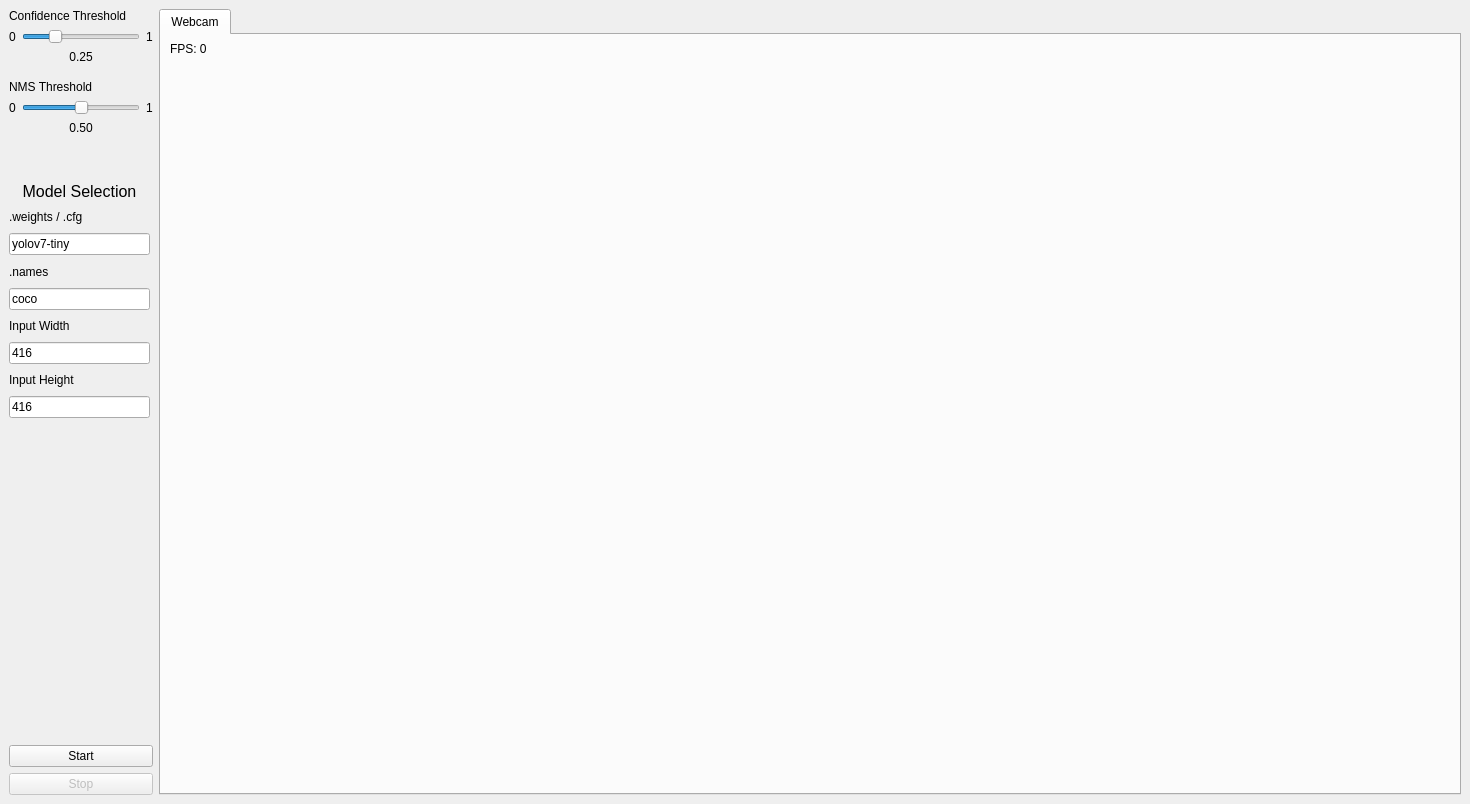
<?xml version="1.0" encoding="UTF-8"?>
<ui version="4.0">
 <class>MainWindow</class>
 <widget class="QMainWindow" name="MainWindow">
  <property name="geometry">
   <rect>
    <x>0</x>
    <y>0</y>
    <width>1470</width>
    <height>804</height>
   </rect>
  </property>
  <property name="acceptDrops">
   <bool>true</bool>
  </property>
  <property name="windowTitle">
   <string>YOLO Object Detection</string>
  </property>
  <widget class="QWidget" name="centralWidget">
   <layout class="QHBoxLayout" name="mainLayout">
    <item>
     <layout class="QVBoxLayout" name="settingsLayout">
      <item>
       <widget class="QLabel" name="confThresholdLabel">
        <property name="maximumSize">
         <size>
          <width>16777215</width>
          <height>20</height>
         </size>
        </property>
        <property name="text">
         <string>Confidence Threshold</string>
        </property>
       </widget>
      </item>
      <item>
       <layout class="QHBoxLayout" name="confSliderLayout">
        <item>
         <widget class="QLabel" name="confMinLabel">
          <property name="maximumSize">
           <size>
            <width>16777215</width>
            <height>20</height>
           </size>
          </property>
          <property name="text">
           <string>0</string>
          </property>
         </widget>
        </item>
        <item>
         <widget class="QSlider" name="confThresholdSlider">
          <property name="maximum">
           <number>100</number>
          </property>
          <property name="value">
           <number>25</number>
          </property>
          <property name="orientation">
           <enum>Qt::Horizontal</enum>
          </property>
         </widget>
        </item>
        <item>
         <widget class="QLabel" name="confMaxLabel">
          <property name="maximumSize">
           <size>
            <width>16777215</width>
            <height>20</height>
           </size>
          </property>
          <property name="text">
           <string>1</string>
          </property>
         </widget>
        </item>
       </layout>
      </item>
      <item>
       <widget class="QLabel" name="confValueLabel">
        <property name="maximumSize">
         <size>
          <width>16777215</width>
          <height>20</height>
         </size>
        </property>
        <property name="text">
         <string>0.25</string>
        </property>
        <property name="alignment">
         <set>Qt::AlignCenter</set>
        </property>
       </widget>
      </item>
      <item>
       <spacer name="verticalSpacer">
        <property name="orientation">
         <enum>Qt::Vertical</enum>
        </property>
        <property name="sizeType">
         <enum>QSizePolicy::Fixed</enum>
        </property>
        <property name="sizeHint" stdset="0">
         <size>
          <width>10</width>
          <height>10</height>
         </size>
        </property>
       </spacer>
      </item>
      <item>
       <widget class="QLabel" name="nmsThresholdLabel">
        <property name="maximumSize">
         <size>
          <width>16777215</width>
          <height>20</height>
         </size>
        </property>
        <property name="text">
         <string>NMS Threshold</string>
        </property>
       </widget>
      </item>
      <item>
       <layout class="QHBoxLayout" name="nmsSliderLayout">
        <item>
         <widget class="QLabel" name="nmsMinLabel">
          <property name="maximumSize">
           <size>
            <width>16777215</width>
            <height>20</height>
           </size>
          </property>
          <property name="text">
           <string>0</string>
          </property>
         </widget>
        </item>
        <item>
         <widget class="QSlider" name="nmsThresholdSlider">
          <property name="maximum">
           <number>100</number>
          </property>
          <property name="value">
           <number>50</number>
          </property>
          <property name="orientation">
           <enum>Qt::Horizontal</enum>
          </property>
         </widget>
        </item>
        <item>
         <widget class="QLabel" name="nmsMaxLabel">
          <property name="maximumSize">
           <size>
            <width>16777215</width>
            <height>20</height>
           </size>
          </property>
          <property name="text">
           <string>1</string>
          </property>
         </widget>
        </item>
       </layout>
      </item>
      <item>
       <widget class="QLabel" name="nmsValueLabel">
        <property name="maximumSize">
         <size>
          <width>16777215</width>
          <height>20</height>
         </size>
        </property>
        <property name="text">
         <string>0.50</string>
        </property>
        <property name="alignment">
         <set>Qt::AlignCenter</set>
        </property>
       </widget>
      </item>
      <item>
       <spacer name="verticalSpacer_2">
        <property name="orientation">
         <enum>Qt::Vertical</enum>
        </property>
        <property name="sizeType">
         <enum>QSizePolicy::Minimum</enum>
        </property>
        <property name="sizeHint" stdset="0">
         <size>
          <width>20</width>
          <height>40</height>
         </size>
        </property>
       </spacer>
      </item>
      <item>
       <widget class="QWidget" name="modelSelWidget" native="true">
        <property name="enabled">
         <bool>true</bool>
        </property>
        <property name="sizePolicy">
         <sizepolicy hsizetype="Preferred" vsizetype="Expanding">
          <horstretch>0</horstretch>
          <verstretch>0</verstretch>
         </sizepolicy>
        </property>
        <widget class="QWidget" name="verticalLayoutWidget">
         <property name="geometry">
          <rect>
           <x>0</x>
           <y>0</y>
           <width>141</width>
           <height>237</height>
          </rect>
         </property>
         <layout class="QVBoxLayout" name="verticalLayout">
          <item>
           <widget class="QLabel" name="label_4">
            <property name="font">
             <font>
              <pointsize>12</pointsize>
             </font>
            </property>
            <property name="text">
             <string>Model Selection</string>
            </property>
            <property name="alignment">
             <set>Qt::AlignCenter</set>
            </property>
           </widget>
          </item>
          <item>
           <widget class="QLabel" name="label">
            <property name="text">
             <string>.weights / .cfg</string>
            </property>
           </widget>
          </item>
          <item>
           <widget class="QLineEdit" name="modelName">
            <property name="text">
             <string>yolov7-tiny</string>
            </property>
           </widget>
          </item>
          <item>
           <widget class="QLabel" name="label_3">
            <property name="text">
             <string>.names</string>
            </property>
           </widget>
          </item>
          <item>
           <widget class="QLineEdit" name="namesFile">
            <property name="text">
             <string>coco</string>
            </property>
           </widget>
          </item>
          <item>
           <widget class="QLabel" name="label_5">
            <property name="text">
             <string>Input Width</string>
            </property>
           </widget>
          </item>
          <item>
           <widget class="QLineEdit" name="inputWidth">
            <property name="text">
             <string>416</string>
            </property>
           </widget>
          </item>
          <item>
           <widget class="QLabel" name="label_2">
            <property name="text">
             <string>Input Height</string>
            </property>
           </widget>
          </item>
          <item>
           <widget class="QLineEdit" name="inputHeight">
            <property name="text">
             <string>416</string>
            </property>
           </widget>
          </item>
         </layout>
        </widget>
       </widget>
      </item>
      <item>
       <widget class="QPushButton" name="startButton">
        <property name="text">
         <string>Start</string>
        </property>
       </widget>
      </item>
      <item>
       <widget class="QPushButton" name="stopButton">
        <property name="enabled">
         <bool>false</bool>
        </property>
        <property name="text">
         <string>Stop</string>
        </property>
       </widget>
      </item>
     </layout>
    </item>
    <item>
     <widget class="QTabWidget" name="tabWidget">
      <property name="enabled">
       <bool>true</bool>
      </property>
      <property name="currentIndex">
       <number>0</number>
      </property>
      <widget class="QWidget" name="webcamTab">
       <attribute name="title">
        <string>Webcam</string>
       </attribute>
       <layout class="QVBoxLayout" name="webcamLayout">
        <item>
         <widget class="QLabel" name="fpsLabel">
          <property name="maximumSize">
           <size>
            <width>16777215</width>
            <height>9</height>
           </size>
          </property>
          <property name="text">
           <string>FPS: 0</string>
          </property>
          <property name="margin">
           <number>0</number>
          </property>
         </widget>
        </item>
        <item>
         <widget class="QWidget" name="videoWidgetContainer" native="true">
          <property name="minimumSize">
           <size>
            <width>1280</width>
            <height>720</height>
           </size>
          </property>
         </widget>
        </item>
       </layout>
      </widget>
     </widget>
    </item>
   </layout>
  </widget>
 </widget>
 <resources/>
 <connections/>
</ui>
